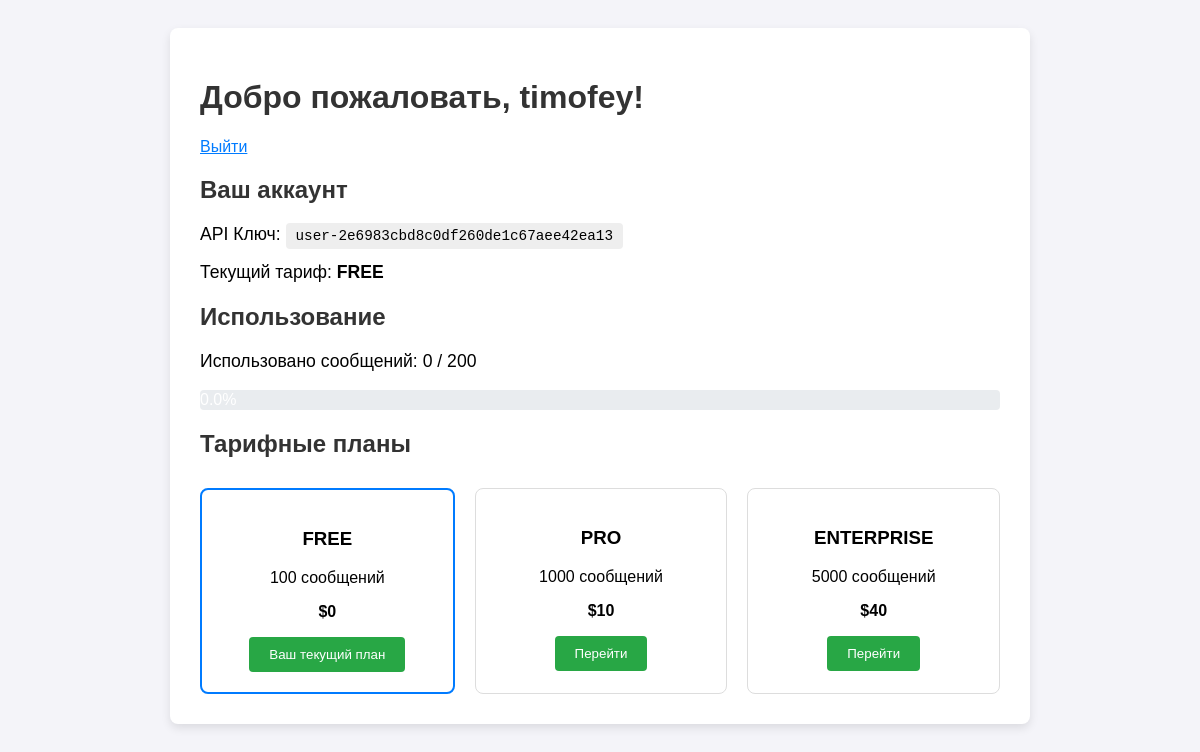
/profile (signed in), run on the app's committed database.
### custom_provider.py (models this page shows)
class User(db.Model):
    __tablename__ = 'users'
    api_key = db.Column(db.Text, primary_key=True)
    username = db.Column(db.Text, unique=True, nullable=False)
    message_count = db.Column(db.Integer, nullable=False, default=0)
    message_limit = db.Column(db.Integer, nullable=False)
    plan = db.Column(db.Text, nullable=False, default='free') # <-- НОВОЕ ПОЛЕ

### custom_provider.py (the view)
@app.route('/profile')
def profile():
    if 'api_key' not in session:
        return redirect(url_for('login'))
    user = User.query.filter_by(api_key=session['api_key']).first()
    if not user:
        session.clear() # Ключ недействителен, чистим сессию
        return redirect(url_for('login'))
    return render_template('profile.html', user=user, plans=TARIFF_PLANS)

### templates/profile.html (shortened to what this page needs)
<!DOCTYPE html>
<html lang="en">
  <head>
  </head>
  <body>
    <div class="container">
      <h1>Добро пожаловать, {{ user.username }}!</h1>
      <a href="/logout">Выйти</a>
      <div class="profile-info">
        <h2>Ваш аккаунт</h2>
        <p>API Ключ: <span class="api-key">{{ user.api_key }}</span></p>
        <p>Текущий тариф: <strong>{{ user.plan.upper() }}</strong></p>
      </div>
      <div class="usage-info">
        <h2>Использование</h2>
        <p>
          Использовано сообщений: {{ user.message_count }} / {{
          user.message_limit }}
        </p>
        <div class="progress-bar">
          <div
            class="progress"
            style="width: {{ (user.message_count / user.message_limit * 100)|round }}%;"
          >
            {{ (user.message_count / user.message_limit * 100)|round }}%
          </div>
        </div>
      </div>
      <h2>Тарифные планы</h2>
      <div class="tariffs">
        {% for plan, details in plans.items() %}
        <div class="tariff-card {% if user.plan == plan %}current{% endif %}">
          <h3>{{ plan.upper() }}</h3>
          <p>{{ details.limit }} сообщений</p>
          <p><strong>${{ details.price }}</strong></p>
          {% if user.plan == plan %}
          <button disabled>Ваш текущий план</button>
          {% else %}
          <a href="{{ url_for('create_checkout_session', plan=plan) }}"
            ><button>Перейти</button></a
          >
          {% endif %}
        </div>
        {% endfor %}
      </div>
    </div>
  </body>
</html>

### templates/profile.html (style rules this page uses)
body { font-family: sans-serif; background-color: #f4f4f9; padding: 20px; }
.container { max-width: 800px; margin: auto; background: white; padding: 30px; border-radius: 8px; box-shadow: 0 4px 10px rgba(0, 0, 0, 0.1); }
h1, h2 { color: #333; }
.profile-info p, .usage-info p { font-size: 1.1em; }
.api-key { background: #eee; padding: 5px 10px; border-radius: 4px; font-family: monospace; }
.progress-bar { background-color: #e9ecef; border-radius: 0.25rem; }
.progress { background-color: #007bff; height: 20px; text-align: center; color: white; line-height: 20px; border-radius: 0.25rem; }
.tariffs { display: flex; gap: 20px; margin-top: 30px; }
.tariff-card { border: 1px solid #ddd; padding: 20px; border-radius: 8px; text-align: center; flex: 1; }
.tariff-card.current { border: 2px solid #007bff; }
button { padding: 10px 20px; background-color: #28a745; color: white; border: none; border-radius: 4px; cursor: pointer; text-decoration: none; display: inline-block; }
a { color: #007bff; }

### data on the page
User: username "timofey", api_key "user-2e6983cbd8c0df260de1c67aee42ea13", plan "FREE", message_count "0", message_limit "200", (user.message_count/user.message_limit*100)|round "0.0", upper "FREE", limit "100", price "0", shows "Ваш текущий план"

### other printed values
{{ plan.upper() }} "PRO" "ENTERPRISE"
{{ details.limit }} "1000" "5000"
{{ details.price }} "10" "40"
